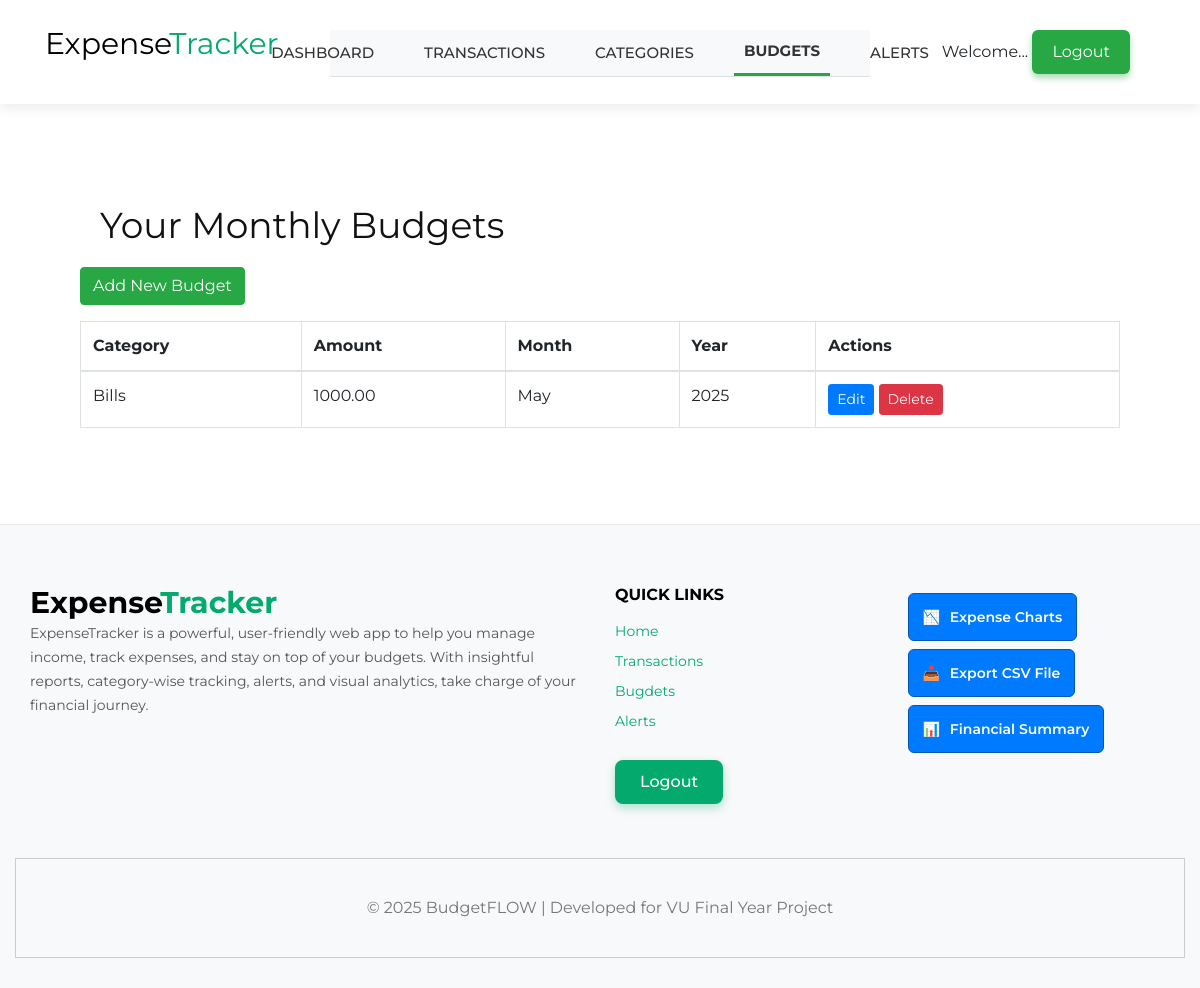
/budgets/ (signed in), run on an earlier commit of the app's database.
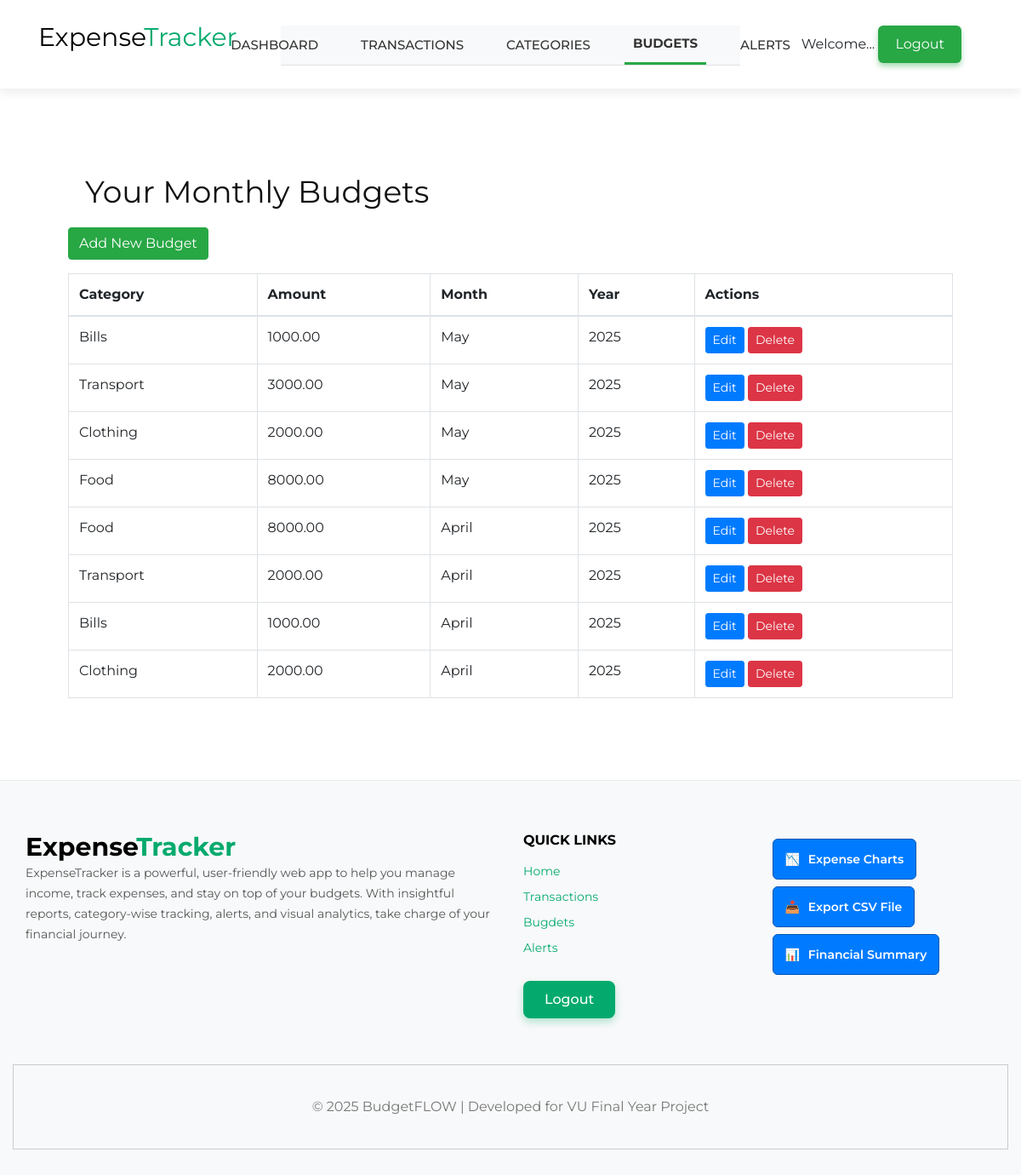
And on a later commit of the database.
### BudgetFlow/models.py (models this page shows, shortened)
class Budget(models.Model):
    user = models.ForeignKey(User, on_delete=models.CASCADE)
    category = models.ForeignKey(Category, on_delete=models.CASCADE)
    amount = models.DecimalField(max_digits=10, decimal_places=2)
    month = models.PositiveIntegerField()  # 1 = Jan, 12 = Dec
    year = models.PositiveIntegerField()

class Category(models.Model):
    name = models.CharField(max_length=100)

### BudgetFlow/views.py (the view)
# urls.py: path('budgets/', views.budget_list, name='budget_list'),
@login_required
def budget_list(request):
    budgets = Budget.objects.filter(user=request.user).order_by('-year', '-month')
    return render(request, 'BudgetFlow/budget_list.html', {'budgets': budgets, 'page': 'Budgets'})

### BudgetFlow/templates/BudgetFlow/budget_list.html
{% extends 'main.html' %}
{% block content %}
<div style="padding: 80px;">
  <h2 style="padding: 20px;">Your Monthly Budgets</h2>
  <a href="{% url 'budget_create' %}" class="btn btn-success mb-3">Add New Budget</a>
  <table class="table table-bordered">
    <thead>
      <tr>
        <th>Category</th>
        <th>Amount</th>
        <th>Month</th>
        <th>Year</th>
        <th>Actions</th>
      </tr>
    </thead>
    <tbody>
      {% for budget in budgets %}
        <tr>
          <td>{{ budget.category.name }}</td>
          <td>{{ budget.amount }}</td>
          <td>
            {% if budget.month == 1 %}January
            {% elif budget.month == 2 %}February
            {% elif budget.month == 3 %}March
            {% elif budget.month == 4 %}April
            {% elif budget.month == 5 %}May
            {% elif budget.month == 6 %}June
            {% elif budget.month == 7 %}July
            {% elif budget.month == 8 %}August
            {% elif budget.month == 9 %}September
            {% elif budget.month == 10 %}October
            {% elif budget.month == 11 %}November
            {% elif budget.month == 12 %}December
            {% else %}Unknown
            {% endif %}
          </td>
          <td>{{ budget.year }}</td>
          <td>
            <a href="{% url 'budget_update' budget.pk %}" class="btn btn-sm btn-primary">Edit</a>
            <a href="{% url 'budget_delete' budget.pk %}" class="btn btn-sm btn-danger">Delete</a>
          </td>
        </tr>
      {% empty %}
        <tr><td colspan="5">No budgets found.</td></tr>
      {% endfor %}
    </tbody>
  </table>
</div>
{% endblock %}

### templates/main.html (shortened to what this page needs)
<!DOCTYPE html>
{% load static %}
<html xmlns="http://www.w3.org/1999/xhtml" xml:lang="en-US" lang="en-US">
<head>
    <link rel="stylesheet" href="{% static 'css/bootstrap.min.css' %}" type="text/css">
    <link rel="stylesheet" href="{% static 'css/font-awesome.min.css' %}" type="text/css">
    <link rel="stylesheet" href="{% static 'css/elegant-icons.css' %}" type="text/css">
    <link rel="stylesheet" href="{% static 'css/jquery-ui.min.css' %}" type="text/css">
    <link rel="stylesheet" href="{% static 'css/magnific-popup.css' %}" type="text/css">
    <link rel="stylesheet" href="{% static 'css/owl.carousel.min.css' %}" type="text/css">
    <link rel="stylesheet" href="{% static 'css/slicknav.min.css' %}" type="text/css">
    <link rel="stylesheet" href="{% static 'css/style.css' %}" type="text/css">
</head>
<body>
    <header class="header">
        <div class="container-fluid">
            <div class="row">
                <div class="col-xl-3 col-lg-2">
                    <div class="header__logo">
                        <h3 style="color: black;">Expense<span style="color: #04AA6D;">Tracker</span></h3>
                    </div>
                </div>
                <div class="col-xl-6 col-lg-7">
                    <nav class="header__menu">
                        <ul>
                            {% include 'navbar.html' %}
                        </ul>
                    </nav>
                </div>
                <div class="col-lg-3">
                    <div class="header__right">
                        <div class="header__right__auth">
                            Welcome... <b>{{loginId}}</b>
                            {% if loginId == 'Guest' %}
                            <a href="{% url 'login' %}">Login</a>
                            <a href="{% url 'register' %}">Register</a>
                            {% else %}
                            <form method="post" action="{% url 'logout' %}" style="display: inline;">
                                <button type="submit" style="
                                  background-color: #28a745;
                                  color: white;
                                  border: none;
                                  border-radius: 6px;
                                  padding: 10px 20px;
                                  font-size: 16px;
                                  cursor: pointer;
                                  box-shadow: 0 4px 6px rgba(40, 167, 69, 0.4);
                                  transition: background-color 0.3s ease, box-shadow 0.3s ease;
                                "
                                onmouseover="this.style.backgroundColor='#218838'; this.style.boxShadow='0 6px 12px rgba(33, 136, 56, 0.5)';"
                                onmouseout="this.style.backgroundColor='#28a745'; this.style.boxShadow='0 4px 6px rgba(40, 167, 69, 0.4)';"
                                >
                                  Logout
                                </button>
                              </form>
                            {% endif %}
                        </div>
                    </div>
                </div>
            </div>
        </div>
    </header>
    {% block content %}
    {% endblock %}
<footer class="footer" style="background-color: #f8f9fa; padding: 60px 0 30px; border-top: 1px solid #eaeaea;">
    <div class="container">
      <div class="row">
        <div class="col-lg-6 col-md-6 mb-4">
          <div class="footer__about">
            <h3 style="color: #000;"><strong>Expense<span style="color: #04AA6D;">Tracker</span></strong></h3>
            <p style="color: #555;">
              ExpenseTracker is a powerful, user-friendly web app to help you manage income, track expenses, and stay on top of your budgets. With insightful reports, category-wise tracking, alerts, and visual analytics, take charge of your financial journey.
            </p>
          </div>
        </div>
        <div class="col-lg-3 col-md-3 mb-4">
          <div class="footer__widget">
            <h6 style="color: #000; font-weight: bold;">Quick Links</h6>
            <ul style="list-style: none; padding-left: 0;">
              <li><a href="{% url 'home' %}" style="text-decoration: none; color: #04AA6D;">Home</a></li>
              <li><a href="{% url 'transaction_list' %}" style="text-decoration: none; color: #04AA6D;">Transactions</a></li>
              <li><a href="{% url 'budget_list' %}" style="text-decoration: none; color: #04AA6D;">Bugdets</a></li>
              <li><a href="{% url 'alerts' %}" style="text-decoration: none; color: #04AA6D;">Alerts</a></li>
              <form method="post" action="{% url 'logout' %}" style="display: inline;">
              <button type="submit" style="
                background-color: #04AA6D;
                color: white;
                border: none;
                border-radius: 8px;
                margin-top: 1.5rem;
                padding: 10px 25px;
                font-size: 16px;
                font-weight: 500;
                cursor: pointer;
                box-shadow: 0 4px 10px rgba(4, 170, 109, 0.3);
                transition: all 0.3s ease;
              "
              onmouseover="this.style.backgroundColor='#038c5a'; this.style.boxShadow='0 6px 12px rgba(3, 140, 90, 0.4)';"
              onmouseout="this.style.backgroundColor='#04AA6D'; this.style.boxShadow='0 4px 10px rgba(4, 170, 109, 0.3)';"
              >
                Logout
              </button>
            </form>
            </ul>
          </div>
        </div>
<div class="col-lg-3 col-md-3 mb-4 text-md-end">
  <div class="footer__widget">
    <ul style="list-style: none; padding-left: 0; margin: 0;">
      <li style="margin: 8px 0;">
        <a href="{% url 'charts' %}" style="
          background-color: #007bff;
          border: 1px solid #0056b3;
          border-radius: 6px;
          padding: 8px 14px;
          color: white;
          text-decoration: none;
          font-weight: 600;
          display: inline-block;
          transition: background-color 0.3s, border-color 0.3s;
          white-space: nowrap;
        "
        onmouseover="this.style.backgroundColor='#0056b3'; this.style.borderColor='#004085';"
        onmouseout="this.style.backgroundColor='#007bff'; this.style.borderColor='#0056b3';">
          <span style="margin-right: 6px;">📉</span> Expense Charts
        </a>
      </li>
      <li style="margin: 8px 0;">
        <a href="{% url 'export_csv' %}" style="
          background-color: #007bff;
          border: 1px solid #0056b3;
          border-radius: 6px;
          padding: 8px 14px;
          color: white;
          text-decoration: none;
          font-weight: 600;
          display: inline-block;
          transition: background-color 0.3s, border-color 0.3s;
          white-space: nowrap;
        "
        onmouseover="this.style.backgroundColor='#0056b3'; this.style.borderColor='#004085';"
        onmouseout="this.style.backgroundColor='#007bff'; this.style.borderColor='#0056b3';">
          <span style="margin-right: 6px;">📥</span> Export CSV File
        </a>
      </li>
      <li style="margin: 8px 0;">
        <a href="{% url 'summary_page' %}" style="
          background-color: #007bff;
          border: 1px solid #0056b3;
          border-radius: 6px;
          padding: 8px 14px;
          color: white;
          text-decoration: none;
          font-weight: 600;
          display: inline-block;
          transition: background-color 0.3s, border-color 0.3s;
          white-space: nowrap;
        "
        onmouseover="this.style.backgroundColor='#0056b3'; this.style.borderColor='#004085';"
        onmouseout="this.style.backgroundColor='#007bff'; this.style.borderColor='#0056b3';">
         <span style="margin-right: 6px;">📊</span> Financial Summary
        </a>
      </li>
    </ul>
  </div>
</div>
  <div style="width: 100%; height: 100px; display: flex; justify-content: center; align-items: center; color: #777; text-align: center; border: 1px solid #ccc;">
    &copy; <script>document.write(new Date().getFullYear());</script> BudgetFLOW | Developed for VU Final Year Project
  </div>
  </div>
  </footer>
</body>
</html>

### templates/navbar.html
<ul style="
  list-style-type: none;
  padding: 0;
  margin: 0;
  display: flex;
  justify-content: center;
  align-items: center;
  background-color: #f8f9fa;
  border-bottom: 1px solid #dee2e6;
">
  <li style="margin: 0 15px;">
    <a href="{% url 'home' %}"
       style="text-decoration: none; color: #333; padding: 10px; {% if page == 'Home' %}border-bottom: 3px solid #28a745; font-weight: bold;{% endif %}">
      Dashboard
    </a>
  </li>
  <li style="margin: 0 15px;">
    <a href="{% url 'transaction_list' %}"
       style="text-decoration: none; color: #333; padding: 10px; {% if page == 'Transactions' %}border-bottom: 3px solid #28a745; font-weight: bold;{% endif %}">
      Transactions
    </a>
  </li>
  <li style="margin: 0 15px;">
    <a href="{% url 'category_list' %}"
       style="text-decoration: none; color: #333; padding: 10px; {% if page == 'Categories' %}border-bottom: 3px solid #28a745; font-weight: bold;{% endif %}">
      Categories
    </a>
  </li>
  <li style="margin: 0 15px;">
    <a href="{% url 'budget_list' %}"
       style="text-decoration: none; color: #333; padding: 10px; {% if page == 'Budgets' %}border-bottom: 3px solid #28a745; font-weight: bold;{% endif %}">
      Budgets
    </a>
  </li>
  <li style="margin: 0 15px;">
    <a href="{% url 'alerts' %}"
       style="text-decoration: none; color: #333; padding: 10px; {% if page == 'Alerts' %}border-bottom: 3px solid #28a745; font-weight: bold;{% endif %}">
      Alerts
    </a>
  </li>
</ul>

### static/css/style.css (style rules this page uses)
html, body { height: 100%; font-family: "Montserrat", sans-serif; -webkit-font-smoothing: antialiased; }
h1, h2, h3, h4, h5, h6 { margin: 0; color: #111111; font-weight: 400; font-family: "Montserrat", sans-serif; }
h2 { font-size: 36px; }
h3 { font-size: 30px; }
h6 { font-size: 16px; }
p { font-size: 14px; font-family: "Montserrat", sans-serif; color: #666666; font-weight: 400; line-height: 24px; margin: 0 0 15px 0; }
ul, ol { padding: 0; margin: 0; }
.header { background: #ffffff; -webkit-box-shadow: 0px 5px 10px rgba(91, 91, 91, 0.1); box-shadow: 0px 5px 10px rgba(91, 91, 91, 0.1); }
.header__logo { padding: 26px 0; }
.header__menu { padding: 30px 0 27px; }
.header__menu ul li { list-style: none; display: inline-block; margin-right: 40px; position: relative; }
.header__menu ul li:last-child { margin-right: 0; }
.header__menu ul li a { font-size: 15px; text-transform: uppercase; color: #111111; font-weight: 500; display: block; padding: 2px 0; position: relative; }
.header__menu ul li a:after { position: absolute; left: 0; bottom: 0; width: 100%; height: 2px; background: #ca1515; content: ""; -webkit-transition: all, 0.5s; -o-transition: all, 0.5s; transition: all, 0.5s; -webkit-transform: scale(0); -ms-transform: scale(0); transform: scale(0); }
.header__right { text-align: right; padding: 30px 0 27px; }
.header__right__auth { display: inline-block; margin-right: 25px; }
.footer { padding-top: 55px; }
.footer__about { margin-bottom: 30px; }
.footer__about p { margin-bottom: 20px; }
.footer__widget { margin-bottom: 30px; }
.footer__widget h6 { color: #111111; font-weight: 600; text-transform: uppercase; margin-bottom: 12px; }
.footer__widget ul li { list-style: none; }
.footer__widget ul li a { font-size: 14px; color: #666666; line-height: 30px; }
@media only screen and (min-width: 1200px) and (max-width: 1599px) { .header__menu ul li { margin-right: 20px; } }
@media only screen and (min-width: 1200px) and (max-width: 1599px) { .header { padding: 0 30px; } }
@media only screen and (min-width: 1200px) { .container { max-width: 1170px; } }

What changed in the data, as far as the page shows it:
added Budget: category.name "Transport", amount "3000.00", month "May", year "2025"
added Budget: category.name "Clothing", amount "2000.00", month "May", year "2025"
added Budget: category.name "Food", amount "8000.00", month "May", year "2025"
added Budget: category.name "Food", amount "8000.00", month "April", year "2025"
added Budget: category.name "Transport", amount "2000.00", month "April", year "2025"
added Budget: category.name "Bills", amount "1000.00", month "April", year "2025"
added Budget: category.name "Clothing", amount "2000.00", month "April", year "2025"
